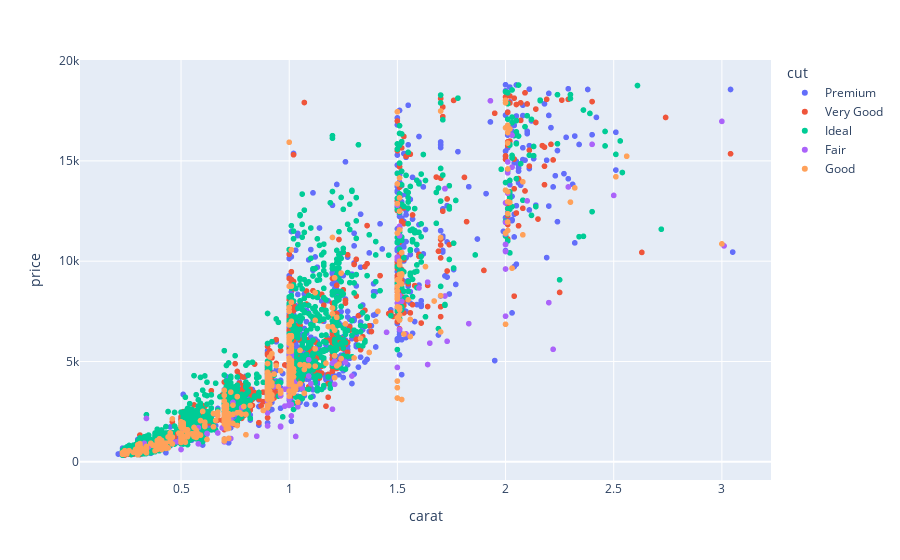

The notebook cell this image was saved under:
### Code cell
# Line plot using pyplot 
fig = px.scatter(df,x='carat',y='price',color = 'cut')
fig.show()

### Figure 1 — Plotly figure (JSON) as saved in the notebook; plotly's stock layout.template omitted (floating-point values rounded to 4 significant figures; data arrays with more than 128 entries replaced by an {"elided": "..."} marker saying what was removed)
{"data": [{"hovertemplate": "cut=Premium<br>carat=%{x}<br>price=%{y}<extra></extra>", "legendgroup": "Premium", "marker": {"color": "#636efa", "symbol": "circle"}, "mode": "markers", "name": "Premium", "showlegend": true, "type": "scattergl", "x": {"elided": "1447 float values"}, "xaxis": "x", "y": {"elided": "1447 int values"}, "yaxis": "y"}, {"hovertemplate": "cut=Very Good<br>carat=%{x}<br>price=%{y}<extra></extra>", "legendgroup": "Very Good", "marker": {"color": "#EF553B", "symbol": "circle"}, "mode": "markers", "name": "Very Good", "showlegend": true, "type": "scattergl", "x": {"elided": "1195 float values"}, "xaxis": "x", "y": {"elided": "1195 int values"}, "yaxis": "y"}, {"hovertemplate": "cut=Ideal<br>carat=%{x}<br>price=%{y}<extra></extra>", "legendgroup": "Ideal", "marker": {"color": "#00cc96", "symbol": "circle"}, "mode": "markers", "name": "Ideal", "showlegend": true, "type": "scattergl", "x": {"elided": "2127 float values"}, "xaxis": "x", "y": {"elided": "2127 int values"}, "yaxis": "y"}, {"hovertemplate": "cut=Fair<br>carat=%{x}<br>price=%{y}<extra></extra>", "legendgroup": "Fair", "marker": {"color": "#ab63fa", "symbol": "circle"}, "mode": "markers", "name": "Fair", "showlegend": true, "type": "scattergl", "x": {"elided": "168 float values"}, "xaxis": "x", "y": {"elided": "168 int values"}, "yaxis": "y"}, {"hovertemplate": "cut=Good<br>carat=%{x}<br>price=%{y}<extra></extra>", "legendgroup": "Good", "marker": {"color": "#FFA15A", "symbol": "circle"}, "mode": "markers", "name": "Good", "showlegend": true, "type": "scattergl", "x": {"elided": "457 float values"}, "xaxis": "x", "y": {"elided": "457 int values"}, "yaxis": "y"}], "layout": {"legend": {"title": {"text": "cut"}, "tracegroupgap": 0}, "margin": {"t": 60}, "xaxis": {"anchor": "y", "domain": [0, 1], "title": {"text": "carat"}}, "yaxis": {"anchor": "x", "domain": [0, 1], "title": {"text": "price"}}}}
